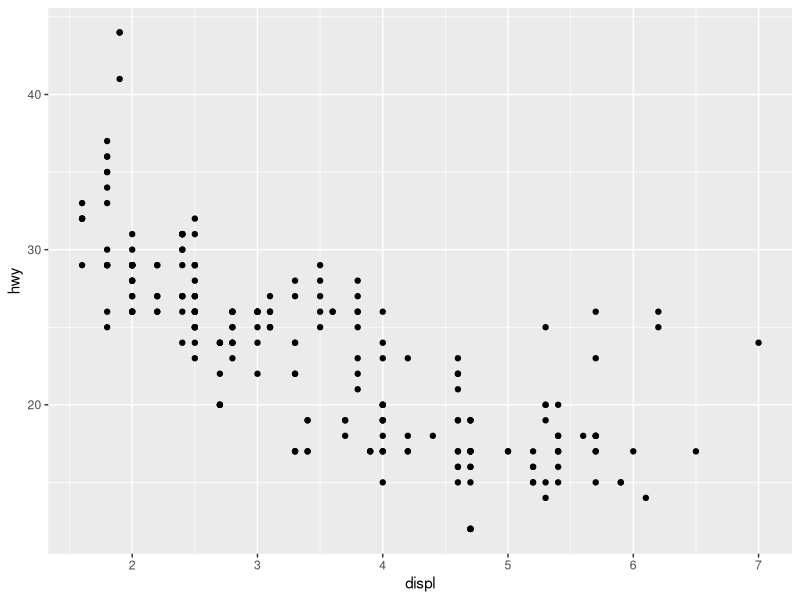
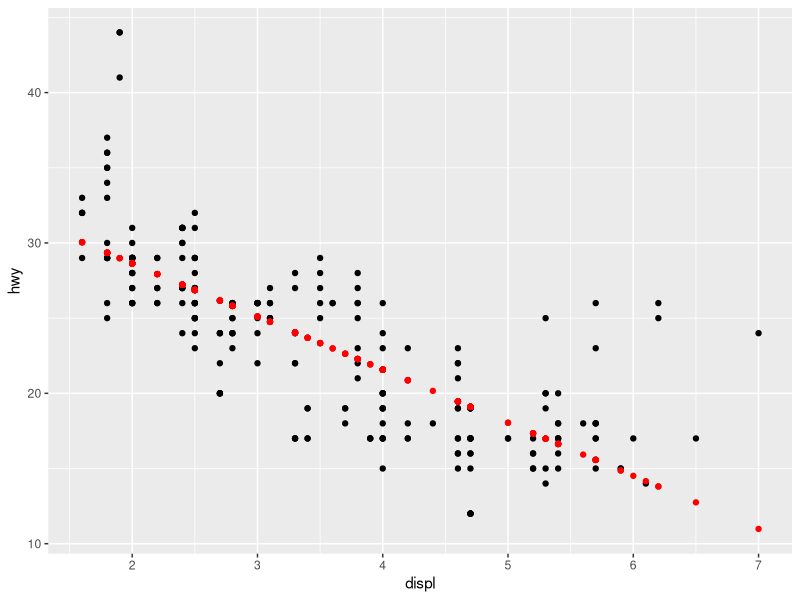
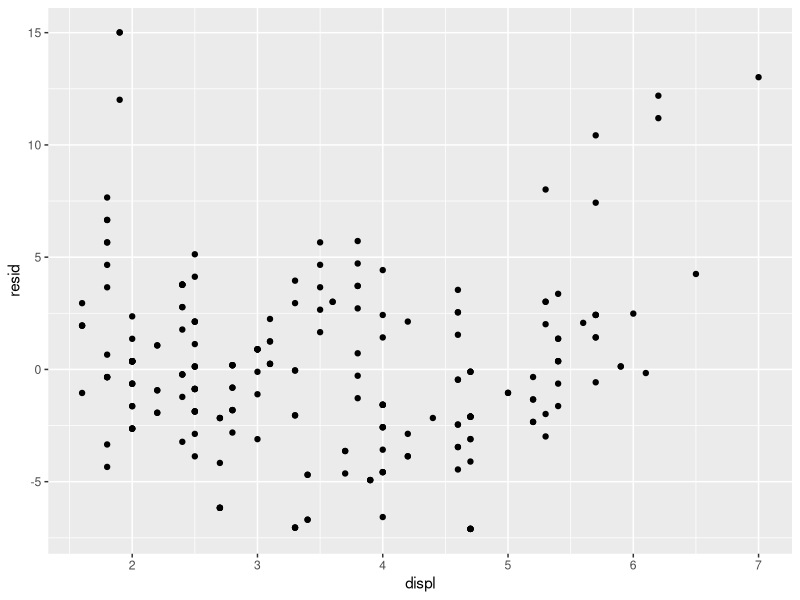

Reproduce these figures in R, in order.
library(tidyverse)
library(modelr)

mpg %>%
  ggplot(aes(displ, hwy)) +
  geom_point()

# y = mx + b
#hwy ~ w * displ + b
model <- lm(hwy ~ displ, data = mpg)

pred <- predict(model, mpg)

mpg %>%
  add_predictions(model) %>%
  ggplot() +
  geom_point(
    aes(displ, hwy)
  ) +
  geom_point(
    aes(displ, pred),
    color = "red"
  )

mpg %>%
  add_residuals(model) %>%
  ggplot(aes(displ, resid)) +
  geom_point()

# y = mx + b
#hwy ~ w1 * displ + w2 * cy; + b
# Modelos lineares
model <- lm(hwy ~ displ + cyl + drv, data = mpg)
model

# Modelos Não lineares
model <- lm(hwy ~ displ * cyl, data = mpg)
model

mpg$drv

# Para acessar o help utiliza-se o caractere de interrogacao (?)
?mpg

